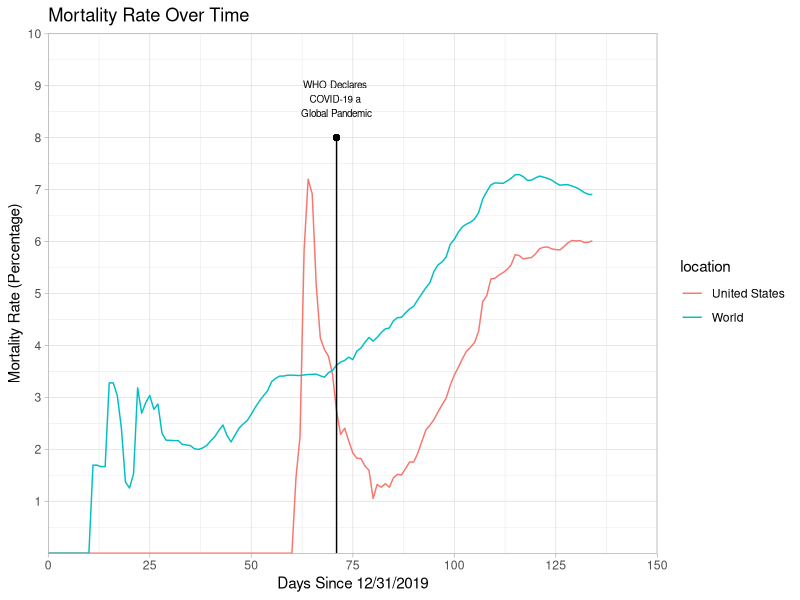
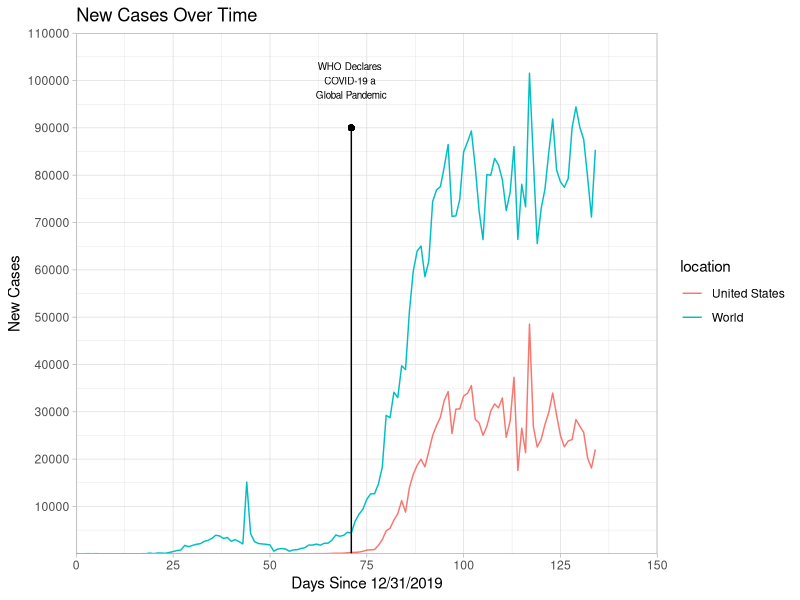
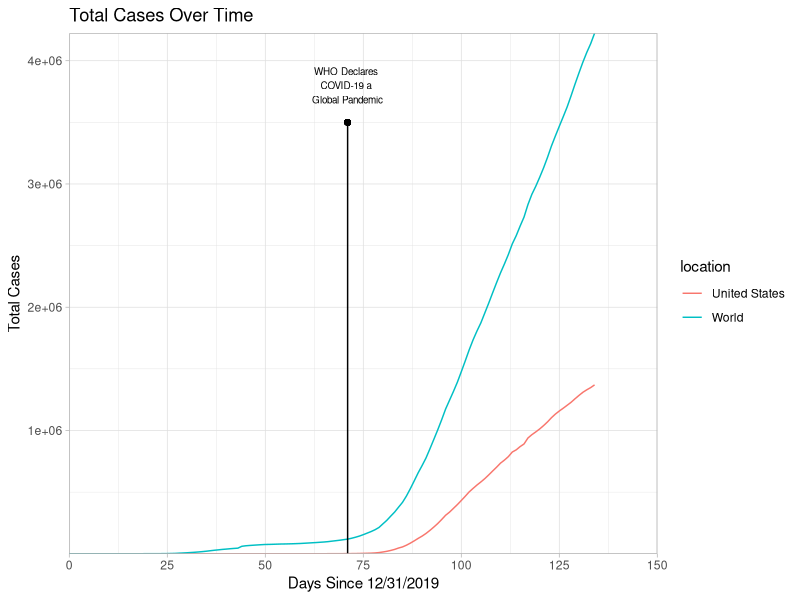
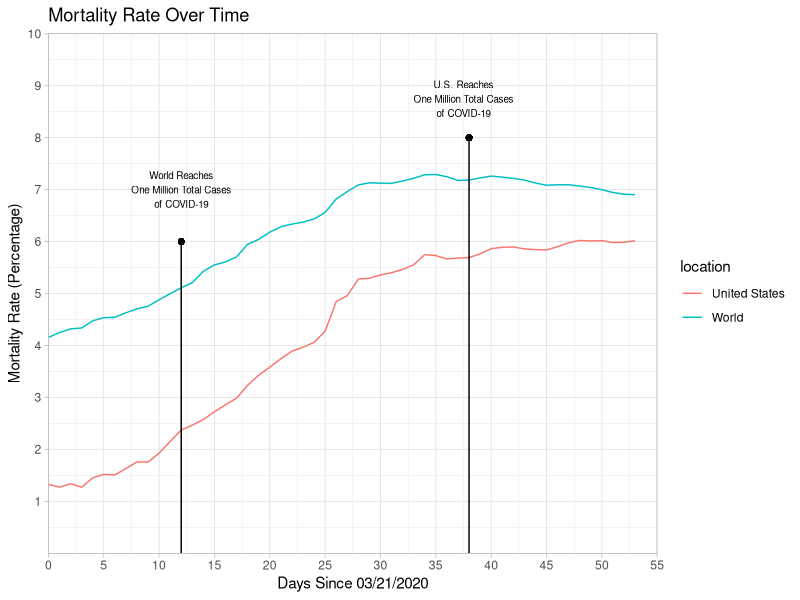
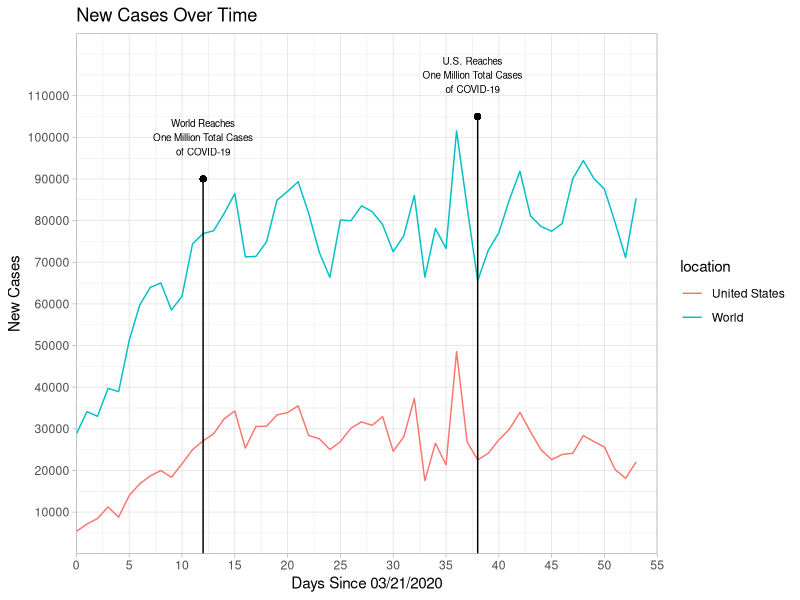
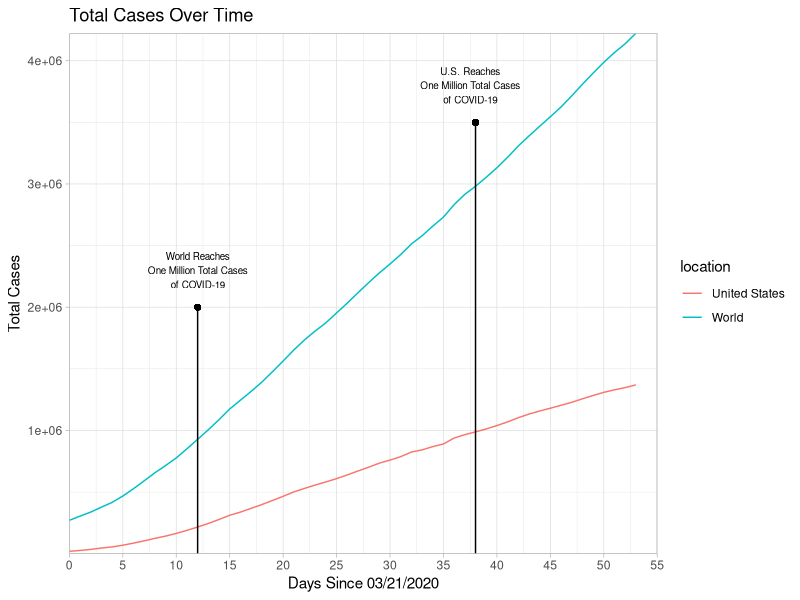

Source code (R) for these figures, in order:
## ---- chunk 1
library(dplyr)
library(ggplot2)
global = read.csv("covidData_clean.csv")
global = global %>% mutate(rate = 100 * total_deaths / total_cases) #create column for mortality rate
global$rate[is.na(global$rate)]<-0
origin <- as.Date("2019-12-31")
global = global %>% mutate(days_since = as.Date(date) - origin) #create column for days since 12/31/2019, the start of our data overall
narrowed = global %>% filter(location == "World" | iso_code == "USA")
narrowed_march = narrowed %>% mutate(date_2 = as.POSIXct(date)) %>% filter(date_2 > as.POSIXct("2020-03-20")) 
narrowed_march = narrowed_march %>% mutate(days_since = as.Date(date) - as.Date("2020-03-21"))
#as.Date("2020-03-11") - as.Date("2019-12-31") returns 71 days, which is the time between the start of the data and when the WHO declared COVID-19 a global pandemic
g1 = ggplot(data = narrowed, aes(x = days_since, y = rate)) + 
  geom_line(aes(color = location)) + 
  expand_limits(x = c(0,150),y = c(0, 10)) +
  scale_x_continuous(breaks = c(0, 25, 50, 75, 100, 125, 150), expand = c(0,0.01)) + 
  scale_y_continuous(breaks = c(1:10), expand = c(0,.01)) + 
  annotate("segment", x = 71, xend = 71, y = 0, yend = 8) + geom_point(aes(x = 71, y = 8)) + 
  annotate("text", x = 71, y = 8.75, label = "WHO Declares \nCOVID-19 a \nGlobal Pandemic", size = 2.5) + 
  labs(title = "Mortality Rate Over Time",x="Days Since 12/31/2019", y = "Mortality Rate (Percentage)") + 
  theme_light()
g1
## ---- chunk 2
g2 = ggplot(data = narrowed, aes(x = days_since, y = new_cases)) + 
  geom_line(aes(color = location)) + 
  expand_limits(x = c(0,150),y = c(0, 110000)) +
  scale_x_continuous(breaks = c(0, 25, 50, 75, 100, 125, 150), expand = c(0,0.01)) + 
  scale_y_continuous(breaks = c(10^4,2*10^4,3*10^4,4*10^4,5*10^4,6*10^4,7*10^4,8*10^4,9*10^4,10*10^4,11*10^4), expand = c(0,0.1)) + 
  annotate("segment", x = 71, xend = 71, y = 0, yend = 90000) + geom_point(aes(x = 71, y = 90000)) + 
  annotate("text", x = 71, y = 100000, label = "WHO Declares \nCOVID-19 a \nGlobal Pandemic", size = 2.5) + 
  labs(title = "New Cases Over Time",x="Days Since 12/31/2019", y = "New Cases") + 
  theme_light()
g2
## ---- chunk 3
g3 = ggplot(data = narrowed, aes(x = days_since, y = total_cases)) + 
  geom_line(aes(color = location)) + 
  expand_limits(x = c(0,150),y = c(0, 1000000)) +
  scale_x_continuous(breaks = c(0, 25, 50, 75, 100, 125, 150), expand = c(0,0.01)) + 
  scale_y_continuous(breaks = c(10^6,2*10^6,3*10^6,4*10^6,5*10^6), expand = c(0,0.1)) + 
  annotate("segment", x = 71, xend = 71, y = 0, yend = 3500000) + geom_point(aes(x = 71, y = 3500000)) + 
  annotate("text", x = 71, y = 3800000, label = "WHO Declares \nCOVID-19 a \nGlobal Pandemic", size = 2.5) + 
  labs(title = "Total Cases Over Time",x="Days Since 12/31/2019", y = "Total Cases") + 
  theme_light()
g3
## ---- chunk 4
g4 = ggplot(data = narrowed_march, aes(x = days_since, y = rate)) + 
  geom_line(aes(color = location)) + 
  expand_limits(x = c(0,55),y = c(0, 10)) +
  scale_x_continuous(breaks = seq(0,55,by=5), expand = c(0,0.01)) + 
  scale_y_continuous(breaks = c(1:10), expand = c(0,.01)) + 
  annotate("segment", x = 38, xend = 38, y = 0, yend = 8) + geom_point(aes(x = 38, y = 8)) + 
  annotate("text", x = 37.5, y = 8.75, label = "U.S. Reaches\nOne Million Total Cases\nof COVID-19", size = 2.5) + 
  annotate("segment", x = 12, xend = 12, y = 0, yend = 6) + geom_point(aes(x = 12, y = 6)) + 
  annotate("text", x = 12, y = 7, label = "World Reaches\nOne Million Total Cases\nof COVID-19", size = 2.5) +
  labs(title = "Mortality Rate Over Time",x="Days Since 03/21/2020", y = "Mortality Rate (Percentage)") + 
  theme_light()
g4
## ---- chunk 5
g5 = ggplot(data = narrowed_march, aes(x = days_since, y = new_cases)) + 
  geom_line(aes(color = location)) + 
  expand_limits(x = c(0,55),y = c(0, 125000)) +
  scale_x_continuous(breaks = seq(0,55,by=5), expand = c(0,0.01)) + 
  scale_y_continuous(breaks = c(10^4,2*10^4,3*10^4,4*10^4,5*10^4,6*10^4,7*10^4,8*10^4,9*10^4,10*10^4,11*10^4), expand = c(0,0.1)) + 
  annotate("segment", x = 38, xend = 38, y = 0, yend = 105000) + geom_point(aes(x = 38, y = 105000)) + 
  annotate("text", x = 37.5, y = 115000, label = "U.S. Reaches\nOne Million Total Cases\nof COVID-19", size = 2.5) + 
  annotate("segment", x = 12, xend = 12, y = 0, yend = 90000) + geom_point(aes(x = 12, y = 90000)) + 
  annotate("text", x = 12, y = 100000, label = "World Reaches\nOne Million Total Cases\nof COVID-19", size = 2.5) + 
  labs(title = "New Cases Over Time",x="Days Since 03/21/2020", y = "New Cases") + 
  theme_light()
g5
## ---- chunk 6
g6 = ggplot(data = narrowed_march, aes(x = days_since, y = total_cases)) + 
  geom_line(aes(color = location)) + 
  expand_limits(x = c(0,55),y = c(0, 1000000)) +
  scale_x_continuous(breaks = seq(0,55,by=5), expand = c(0,0.01)) + 
  scale_y_continuous(breaks = c(10^6,2*10^6,3*10^6,4*10^6,5*10^6), expand = c(0,0.1)) + 
  annotate("segment", x = 38, xend = 38, y = 0, yend = 3500000) + geom_point(aes(x = 38, y = 3500000)) + 
  annotate("text", x = 37.5, y = 3800000, label = "U.S. Reaches\nOne Million Total Cases\nof COVID-19", size = 2.5) + annotate("segment", x = 12, xend = 12, y = 0, yend = 2000000) + geom_point(aes(x = 12, y = 2000000)) + 
  annotate("text", x = 12, y = 2300000, label = "World Reaches\nOne Million Total Cases\nof COVID-19", size = 2.5) + 
  labs(title = "Total Cases Over Time",x="Days Since 03/21/2020", y = "Total Cases") + 
  theme_light()
g6
